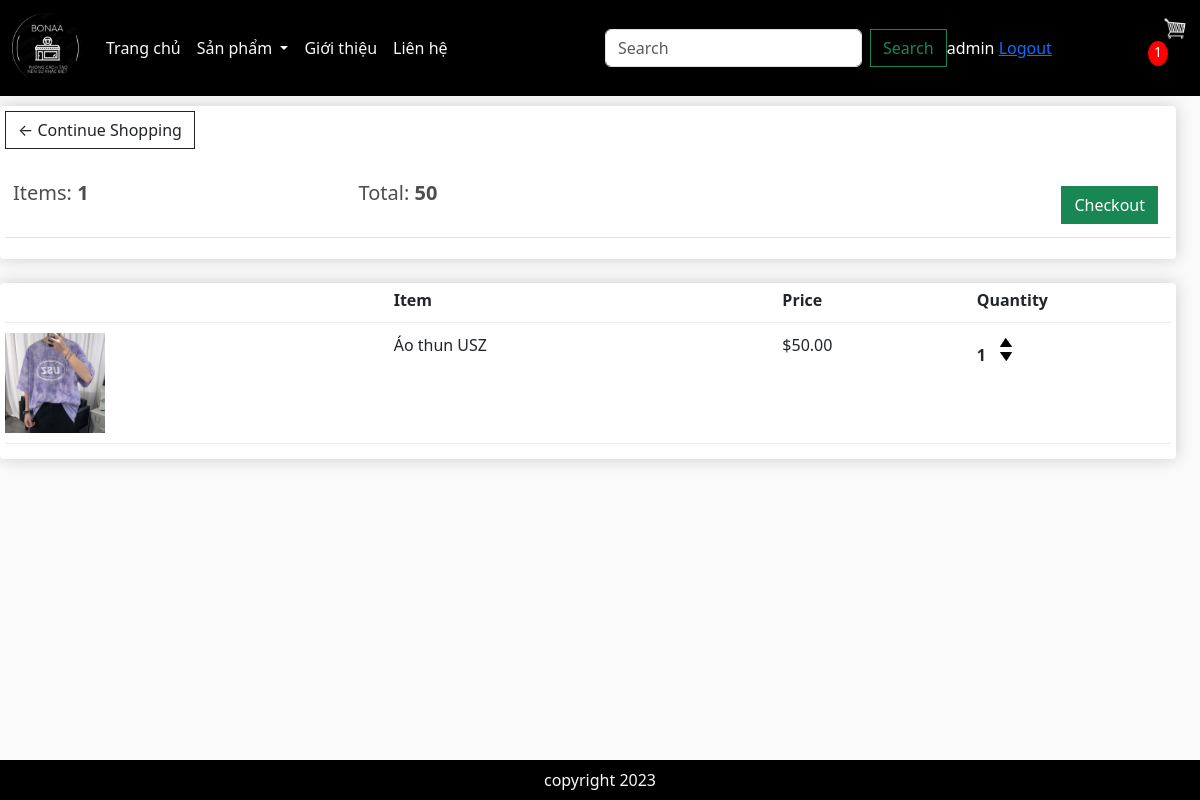
The app's page /cart/ (signed in) with its own data.
### app/models.py (models this page shows, shortened)
class Order(models.Model):
    customer = models.ForeignKey(User, on_delete=models.SET_NULL, blank=True, null=True)
    date_order = models.DateTimeField(auto_now_add=True)
    name = models.CharField(max_length=200, null=True)
    complete = models.BooleanField(default=False, null=True, blank=False)
    transaction_id = models.CharField(max_length=200, null=True)
    @property
    def get_cart_items(self):
        orderitems = self.orderitem_set.all()
        total = sum([item.quantity for item in orderitems])
        return total
    @property
    def get_cart_total(self):
        orderitems = self.orderitem_set.all()
        total = sum([item.get_total for item in orderitems])
        return total

class OrderItem(models.Model):
    product = models.ForeignKey(Product, on_delete=models.SET_NULL, blank=True, null=True)
    order = models.ForeignKey(Order, on_delete=models.SET_NULL, blank=True, null=True)
    quantity = models.IntegerField(default=0,null=True,blank=True)
    date_added = models.DateTimeField(auto_now_add=True)
    @property
    def get_total(self):
        total = self.product.price * self.quantity
        return total

class Product(models.Model):
    category = models.ManyToManyField(Category, related_name='product')
    name = models.CharField(max_length=200, null=True)
    price = models.FloatField()
    digital = models.BooleanField(default=False, null=True, blank=False)
    image = models.ImageField(null=True, blank=True)
    detail = models.TextField(null=True, blank=True)
    @property
    def ImageURL(self):
        try:
            url = self.image.url
        except:
            url = ''
        return url

### app/views.py (the view)
# urls.py: path('cart/', views.cart, name="cart"),
def cart(request):
    if request.user.is_authenticated:
        customer = request.user
        order, created = Order.objects.get_or_create(customer = customer, complete = False)
        items = order.orderitem_set.all()
        cartItems = order.get_cart_items
        user_not_login = "hidden"
        user_login = "visible"
    else:
        items =[]
        order = {'get_cart_items':0, 'get_cart_total':0}
        cartItems = order['get_cart_items']
        user_not_login = "visible"
        user_login = "hidden"
    categories = Category.objects.filter(is_sub = False)
    context= {'categories':categories,'items':items, 'order':order, 'cartItems': cartItems, 'user_not_login':user_not_login, 'user_login':user_login}
    return render(request, 'app/cart.html', context)

### app/templates/app/cart.html
{% extends 'app/base.html' %}
{% load static %}
{% block cart_content %}
    <div class="row" style="width: 100%;">
        <div class="col-lg-12">
            <div class="box-element">
                <a  class="btn btn-outline-dark" href="{% url 'home' %}">&#x2190; Continue Shopping</a>
                <br>
                <br>
                <table class="table">
                    <tr>
                        <th><h5>Items: <strong>{{order.get_cart_items | floatformat:0}}</strong></h5></th>
                        <th><h5>Total:<strong> {{order.get_cart_total | floatformat:0}}</strong></h5></th>
                        <th>
                            <a  style="float:right; margin:5px;" class="btn btn-success" href="{% url 'checkout' %}">Checkout</a>
                        </th>
                    </tr>
                </table>
            </div>
            <br>
            <div class="box-element">
                <div class="cart-row">
                    <div style="flex:2"></div>
                    <div style="flex:2"><strong>Item</strong></div>
                    <div style="flex:1"><strong>Price</strong></div>
                    <div style="flex:1"><strong>Quantity</strong></div>
                </div>
                {% for item in items %}
                    <div class="cart-row">
                        <div style="flex:2"><img class="row-image" src="{{item.product.ImageURL}}"></div>
                        <div style="flex:2"><p>{{item.product.name}}</p></div>
                        <div style="flex:1"><p>${{item.product.price | floatformat:2}}</p></div>
                        <div style="flex:1">
                            <p class="quantity">{{item.quantity}}</p>
                            <div class="quantity">
                                <img data-product = {{item.product.id}} data-action = 'add' class="chg-quantity update-cart" src="{% static  'app/images/arrow-up.png' %}">
                                <img data-product = {{item.product.id}} data-action = 'remove' class="chg-quantity update-cart" src="{% static  'app/images/arrow-down.png' %}">
                            </div>
                        </div>
                    </div>
                {% endfor %}
            </div>
        </div>
    </div>
{% endblock cart_content %}

### app/templates/app/base.html (shortened to what this page needs)
{% load static %}
<!DOCTYPE html>
<html>
    <head>
        <link rel="stylesheet" href="">
        <link href="https://cdn.jsdelivr.net/npm/bootstrap@5.3.2/dist/css/bootstrap.min.css" rel="stylesheet">
        <link rel="stylesheet" href="{%static 'app/css/style.css' %}">
        <link rel="stylesheet" href="{%static 'app/css/owl.carousel.min.css' %}">
        <link rel="stylesheet" href="{%static 'app/css/all.min.css' %}">
        <link rel="stylesheet" href="{% static 'app/css/main.css' %}">
    </head>
    <body>
        <nav class="navbar navbar-expand-lg bg-black">
            <div class="container-fluid">
              <a class="navbar-brand" href="#">
                <img src="{%static 'app/images/logo.jpg' %}" alt="" width="70" height="70">
              </a>
              <div class="collapse navbar-collapse" id="navbarSupportedContent">
                <ul class="navbar-nav me-auto mb-2 mb-lg-0">
                  <li class="nav-item">
                    <a class="nav-link active text-light" aria-current="page" href="{% url 'home' %}">Trang chủ</a>
                  </li>
                  <li class="nav-item dropdown">
                    <a class="nav-link dropdown-toggle text-light" href="#" role="button" data-bs-toggle="dropdown" aria-expanded="false">
                      Sản phẩm
                    </a>
                  </li>
                  <li class="nav-item">
                    <a class="nav-link text-light" href="#">Giới thiệu</a>
                  </li>
                  <li class="nav-item">
                    <a class="nav-link text-light" href="#">Liên hệ</a>
                  </li>
                </ul>
                <form class="d-flex" role="search" method="POST" action="{% url 'search' %}">
                  <input class="form-control me-2" type="search" placeholder="Search" aria-label="Search" name="searched">
                  <button class="btn btn-outline-success" type="submit">Search</button>
                </form>
              </div>
                <div class="form-inline my-2 my-lg-0" style="visibility: {{user_login}};">
                  <span style="color: white; text-align:center">{{request.user}}</span>
                  <span><a href="{% url 'logout' %}">Logout</a></span>
                </div>
              <div class="form-inline my-2 my-lg-0">
                <a href="{% url 'cart' %}"><img id="cart-icon" src="{% static 'images/cart.png' %}" alt=""></a>
                <p id="cart-total" style="color: white;">{{cartItems}}</p>
              </div>
            </div>
        </nav>
        {% block cart_content %}
        {% endblock cart_content %}
        <footer class="container--fluid bg-black text-center text-light fixed-bottom p-2 mt-5">
            copyright 2023
        </footer>
    </body>
</html>

### app/static/app/css/main.css (style rules this page uses)
body { background-color: hsl(0, 0%, 98%); }
h1,h2,h3,h4,h5,h6 { color:hsl(0, 0%, 30%); }
.box-element { box-shadow:hsl(0, 0%, 80%) 0 0 16px; background-color: #fff; border-radius: 4px; padding: 5px; }
#cart-icon { width:25px; display: inline-block; margin-left: 15px; }
#cart-total { display: block; text-align: center; color:#fff; background-color: red; width: 20px; height: 25px; border-radius: 50%; font-size: 14px; }
.col-lg-3, .col-lg-4, .col-lg-6, .col-lg-8, .col-lg-12 { margin-top: 10px; }
.btn { border-radius: 0; }
.row-image { width: 100px; }
.cart-row { display: flex; align-items: flex-stretch; padding-bottom: 10px; margin-bottom: 10px; border-bottom: 1px solid #ececec; }
.quantity { display: inline-block; font-weight: 700; padding-right:10px; }
.chg-quantity { width: 12px; cursor: pointer; display: block; margin-top: 5px; transition:.1s; }

### records on screen
Order: get_cart_items "1", get_cart_total "50"
OrderItem: product.ImageURL (picture), product.name "Áo thun USZ", product.price "50.00", quantity "1"

### other values on screen
{{ request.user }} "admin"
{{ cartItems }} "1"
